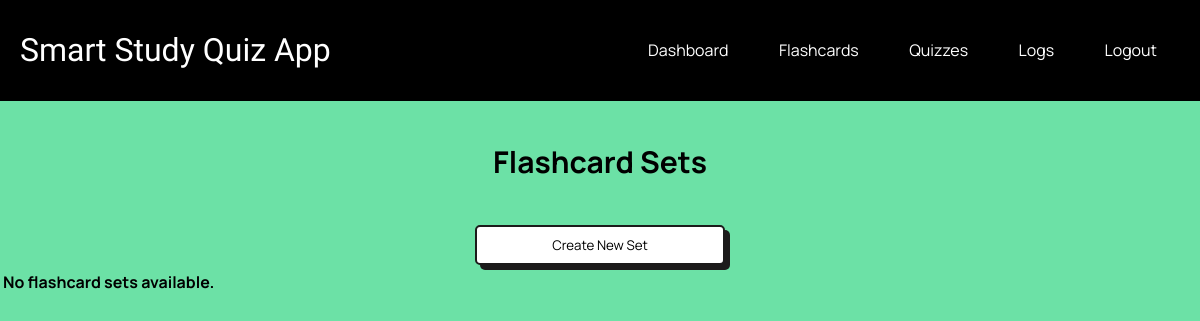
/flashcard_set_select (signed in), run on an earlier commit of the app's database.
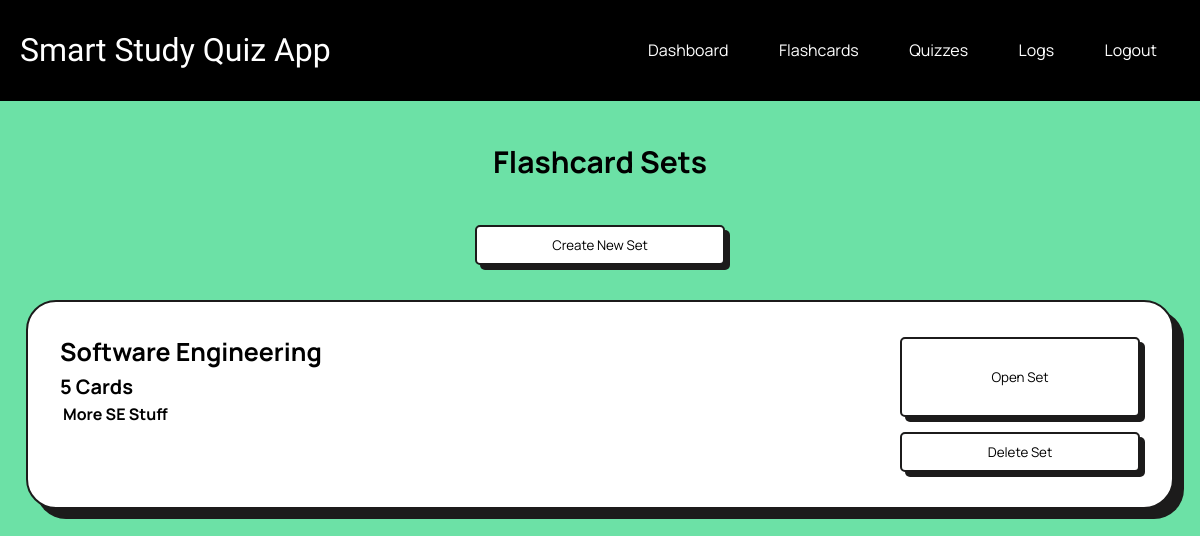
And on a later commit of the database.
### tables this page shows
CREATE TABLE FlashcardSet(
    id INTEGER PRIMARY KEY AUTOINCREMENT,
    title TEXT NOT NULL
, user_id INTEGER, description TEXT, flashcardNumber INTEGER);

### app.py (the view)
@app.route('/flashcard_set_select', methods=['GET', 'POST'])
@login_required
def flashcardSetSelect():
    flashcard_sets = None
    if request.method == 'GET':
        conn = get_db_connection()
        cursor = conn.cursor()
        cursor.execute("SELECT * FROM FlashcardSet")
        flashcard_sets = cursor.fetchall()
        conn.close()
    return render_template('flashcardSelect.html', flashcard_sets=flashcard_sets)

### app.py (called while the page is built)
@login_manager.user_loader
def load_user(user_id):
    conn = get_db_connection()
    cursor = conn.cursor()
    cursor.execute('SELECT id, username FROM Users WHERE id = ?', (user_id,))
    user = cursor.fetchone()
    conn.close()
    if User:
        return User(id=user['id'], username=user['username'])
    return None

def get_db_connection():
    conn = sqlite3.connect('database.db')
    conn.row_factory = sqlite3.Row
    return conn

### templates/flashcardSelect.html (shortened to what this page needs)
{% extends 'base.html' %}
{% block content %}
    <h4>Flashcard Sets</h4>
    <div style="display: flex; justify-content: center">
        <a href="{{ url_for('flashcardSetCreate') }}" style="align-content: center">
            <button style="width: 250px;">Create New Set</button>
        </a>
    </div>
    <div class="logGrid">
        {% if flashcard_sets %}
            {% for set in flashcard_sets %}
                <div class="log">
                    <div class="quizSelect">
                        <div>
                            <h3>{{ set.title }}</h3>
                            <h5 style="margin-top: 0.2em;">{{ set.flashcardNumber }} Cards</h5>
                            <p style="margin-top: 0.2em; margin-bottom: 0.4em;">{{ set.description }}</p>
                        </div>
                        <div class="startQuizButton">
                            <a href="{{ url_for('flashcards', set_id=set.id) }}">
                                <button style="width: 20vw; height: 10vh">Open Set</button>
                            </a>
                            {% if current_user.id == set.user_id %}
                                <a href="{{ url_for('flashcardSetDelete', set_id=set.id) }}">
                                    <button style="width: 20vw; height: 5vh" class="redButton">Delete Set</button>
                                </a>
                            {% endif %}
                        </div>
                    </div>
                </div>
            {% endfor %}
        {% else %}
            <p>No flashcard sets available.</p>
        {% endif %}
    </div>
{% endblock %}

What changed in the data, as far as the page shows it:
added FlashcardSet: title "Software Engineering", flashcardNumber "5", description "More SE Stuff"
Also different on the page:
text no longer shown: "No flashcard sets available."
